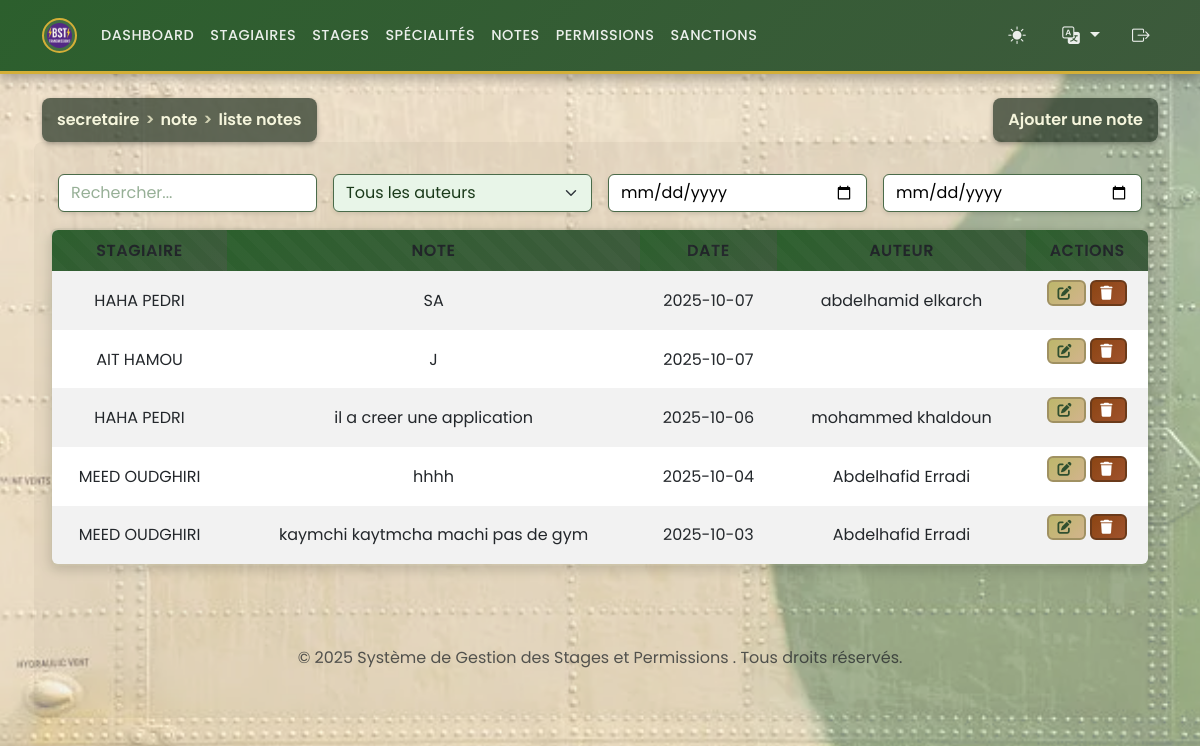
/secretaire/manage_notes.php (signed in), run on the app's committed database.
### tables this page shows
CREATE TABLE `remarques` (
  `id` int(11) NOT NULL,
  `id_stagiaire` int(11) NOT NULL,
  `remarque` text NOT NULL,
  `date_remarque` date DEFAULT curdate(),
  `auteur_id` int(11) DEFAULT NULL
);

CREATE TABLE `stagiaires` (
  `id` int(11) NOT NULL,
  `matricule` varchar(50) NOT NULL,
  `nom` varchar(100) NOT NULL,
  `prenom` varchar(100) NOT NULL,
  `date_naissance` date DEFAULT NULL,
  `adresse` text DEFAULT NULL,
  `telephone` varchar(20) DEFAULT NULL,
  `email` varchar(100) DEFAULT NULL,
  `groupe_sanguin` enum('A+','A-','B+','B-','AB+','AB-','O+','O-') DEFAULT NULL,
  `photo` varchar(255) DEFAULT NULL,
  `grade` enum('Lieutenant','Sous-Lieutenant','Adjudant Chef','Adjudant','Sergent Chef','Sergent','Caporal Chef','Caporal','2 eme Classe','1er Classe') DEFAULT NULL,
  `date_inscription` date DEFAULT curdate(),
  `id_stage` int(11) NOT NULL,
  `id_specialite` int(11) NOT NULL
);

CREATE TABLE `users` (
  `id` int(11) NOT NULL,
  `username` varchar(50) NOT NULL,
  `password` varchar(255) NOT NULL,
  `role` enum('admin','secretaire','docteur') NOT NULL,
  `nom` varchar(100) DEFAULT NULL,
  `prenom` varchar(100) DEFAULT NULL,
  `email` varchar(100) DEFAULT NULL,
  `created_at` timestamp NOT NULL DEFAULT current_timestamp()
);

### functions.php (called while the page is built, shortened)
<?php
if (isset($_GET['lang'])) {
    $lang = $_GET['lang'];
    $_SESSION['lang'] = $lang;
} elseif (isset($_SESSION['lang'])) {
    $lang = $_SESSION['lang'];
} else {
    $lang = 'ar';
    $_SESSION['lang'] = $lang;
}
$lang_file = __DIR__ . '/lang/' . $lang . '.php';
if (file_exists($lang_file)) {
    $translations = include $lang_file;
} else {
    $translations = include __DIR__ . '/lang/ar.php';
}
?>

### secretaire/manage_notes.php (the view, shortened to what this page needs)
<?php
require '../functions.php';
$notes = $pdo->query("
    SELECT r.*, s.nom, s.prenom, u.nom AS auteur_nom, u.prenom AS auteur_prenom
    FROM remarques r
    JOIN stagiaires s ON r.id_stagiaire = s.id
    LEFT JOIN users u ON r.auteur_id = u.id
    ORDER BY r.date_remarque DESC
")->fetchAll();
?>
<?php include '../templates/header.php'; ?>
<div class="d-flex justify-content-between align-items-center mb-3">
<div class="breadcrumb-header"><?php echo htmlspecialchars($translations['breadcrumb_secretaire']); ?> <span>></span> <?php echo htmlspecialchars($translations['breadcrumb_note']); ?> <span>></span> <?php echo htmlspecialchars($translations['breadcrumb_liste_notes']); ?></div>
<button class="breadcrumb-header" data-bs-toggle="modal" data-bs-target="#addNoteModal"><?php echo htmlspecialchars($translations['add_note']); ?></button>
</div>
<div class="mb-3 row g-3 align-items-center">
    <div class="col">
        <input type="text" id="searchInput" class="form-control" placeholder="<?php echo htmlspecialchars($translations['search']); ?>">
    </div>
    <div class="col">
        <select id="filterAuteur" class="form-select">
            <option value=""><?php echo htmlspecialchars($translations['all_authors']); ?></option>
        </select>
    </div>
    <div class="col">
        <input type="date" id="dateFrom" class="form-control" placeholder="<?php echo htmlspecialchars($translations['from_date']); ?>">
    </div>
    <div class="col">
        <input type="date" id="dateTo" class="form-control" placeholder="<?php echo htmlspecialchars($translations['to_date']); ?>">
</div>
<table class="table table-striped table-responsive" style="border-radius: 0.5rem; overflow: hidden;">
    <thead>
        <tr>
            <th><?php echo htmlspecialchars($translations['trainee']); ?></th>
            <th><?php echo htmlspecialchars($translations['note']); ?></th>
            <th><?php echo htmlspecialchars($translations['date']); ?></th>
            <th><?php echo htmlspecialchars($translations['author']); ?></th>
            <th><?php echo htmlspecialchars($translations['actions']); ?></th>
        </tr>
    </thead>
    <tbody id="notesTableBody">
        <?php foreach ($notes as $note): ?>
        <tr data-stagiaire="<?php echo htmlspecialchars($note['nom'] . ' ' . $note['prenom']); ?>" data-auteur="<?php echo htmlspecialchars($note['auteur_id'] ? $note['auteur_nom'] . ' ' . $note['auteur_prenom'] : ''); ?>" data-date="<?php echo $note['date_remarque']; ?>">
            <td><?php echo htmlspecialchars($note['nom'] . ' ' . $note['prenom']); ?></td>
            <td><?php echo nl2br(htmlspecialchars($note['remarque'])); ?></td>
            <td><?php echo $note['date_remarque']; ?></td>
            <td><?php echo htmlspecialchars($note['auteur_id'] ? $note['auteur_nom'] . ' ' . $note['auteur_prenom'] : ''); ?></td>
            <td>
                <button class="btn btn-sm btn-warning" data-bs-toggle="modal" data-bs-target="#editNoteModal<?php echo $note['id']; ?>"><i class="fas fa-edit"></i></button>
                <form method="post" action="../actions/delete_note.php" style="display:inline-block;" onsubmit="return confirm('<?php echo htmlspecialchars($translations['confirm_delete_note']); ?>');">
                    <button type="submit" class="btn btn-sm btn-danger"><i class="fas fa-trash"></i></button>
                </form>
            </td>
        </tr>
        <?php endforeach; ?>
    </tbody>
</table>
<?php include '../templates/footer.php'; ?>

### data on the page
remarques: id_stagiaire.prenom "HAHA PEDRI", remarque "SA", date_remarque "2025-10-07", auteur.prenom "abdelhamid elkarch"
remarques: id_stagiaire.prenom "AIT HAMOU", remarque "J", date_remarque "2025-10-07"
remarques: id_stagiaire.prenom "HAHA PEDRI", remarque "il a creer une application", date_remarque "2025-10-06", auteur.prenom "mohammed khaldoun"
remarques: id_stagiaire.prenom "MEED OUDGHIRI", remarque "hhhh", date_remarque "2025-10-04", auteur.prenom "Abdelhafid Erradi"
remarques: id_stagiaire.prenom "MEED OUDGHIRI", remarque "kaymchi kaytmcha machi pas de gym", date_remarque "2025-10-03", auteur.prenom "Abdelhafid Erradi"

### other printed values
$translations['dashboard'] "DASHBOARD"
$translations['trainees'] "STAGIAIRES"
$translations['stages'] "STAGES"
$translations['specialities'] "SPÉCIALITÉS"
$translations['notes'] "NOTES"
$translations['permissions'] "PERMISSIONS"
$translations['sanctions'] "SANCTIONS"
$translations['breadcrumb_secretaire'] "secretaire"
$translations['breadcrumb_note'] "note"
$translations['breadcrumb_liste_notes'] "liste notes"
$translations['add_note'] "Ajouter une note"
$translations['trainee'] "STAGIAIRE"
$translations['note'] "NOTE"
$translations['date'] "DATE"
$translations['author'] "AUTEUR"
